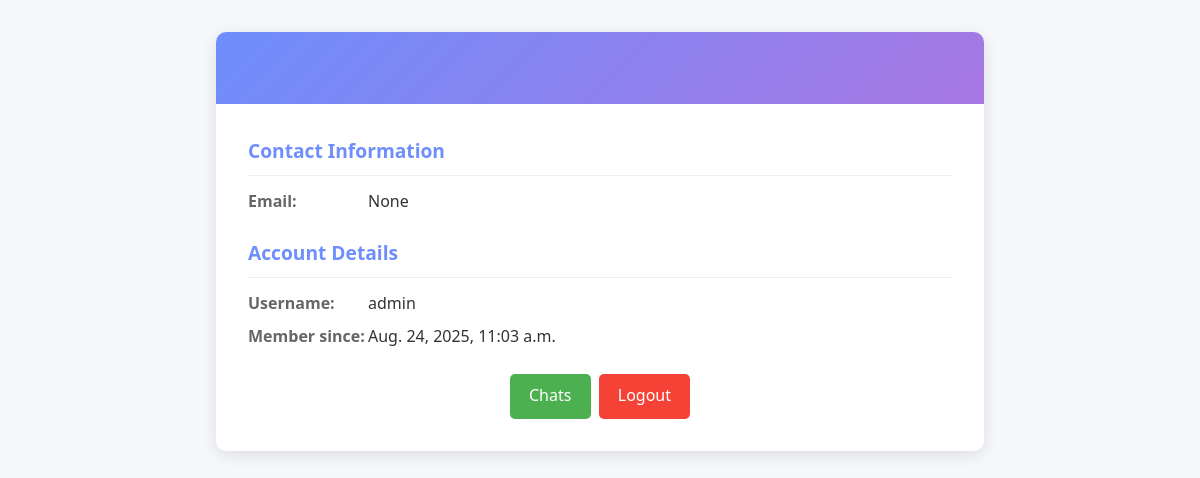
The app's page /profile/ (signed in) with its own data.
### chat/models.py (models this page shows)
class UserModel(AbstractUser):
    pass

### chat/views.py (the view)
# urls.py: path('profile/', views.profile_view, name='profile'),
@login_required
def profile_view(request):
    user = get_object_or_404(UserModel, id=request.user.id)
    rooms = request.user.chats.all()
    context = {
        'user': user,
        'rooms': rooms,
    }
    return render(request, 'profile.html', context)

### templates/profile.html (shortened to what this page needs)
<!DOCTYPE html>
<html lang="en">
<head>
</head>
<body>
<div class="container">
    <div class="profile-card">
        <div class="profile-header">
        </div>
        <div class="profile-body">
            <div class="section">
                <h2 class="section-title">Contact Information</h2>
                <div class="info-item">
                    <span class="info-label">Email:</span>
                    <span>{{ user.email|default:None }}</span>
                </div>
            </div>
            <div class="section">
                <h2 class="section-title">Account Details</h2>
                <div class="info-item">
                    <span class="info-label">Username:</span>
                    <span>{{ user.username }}</span>
                </div>
                <div class="info-item">
                    <span class="info-label">Member since:</span>
                    <span>{{ user.date_joined }}</span>
                </div>
            </div>
            <div class="action-buttons">
                <a href="{% url 'home' %}" class="btn btn-edit">Chats</a>
                <a href="{% url 'login' %}" class="btn btn-logout">Logout</a>
            </div>
        </div>
    </div>
</div>
</body>
</html>

### templates/profile.html (style rules this page uses)
* { margin: 0; padding: 0; box-sizing: border-box; font-family: 'Segoe UI', Tahoma, Geneva, Verdana, sans-serif; }
body { background-color: #f5f7fa; color: #333; line-height: 1.6; }
.container { max-width: 800px; margin: 2rem auto; padding: 0 1rem; }
.profile-card { background: white; border-radius: 10px; box-shadow: 0 4px 15px rgba(0, 0, 0, 0.1); overflow: hidden; }
.profile-header { background: linear-gradient(135deg, #6e8efb, #a777e3); color: white; padding: 2rem; text-align: center; }
.profile-body { padding: 2rem; }
.section { margin-bottom: 1.5rem; }
.section-title { font-size: 1.2rem; color: #6e8efb; margin-bottom: 0.8rem; padding-bottom: 0.5rem; border-bottom: 1px solid #eee; }
.info-item { display: flex; margin-bottom: 0.5rem; }
.info-label { font-weight: 600; width: 120px; color: #666; }
.btn { display: inline-block; background: #6e8efb; color: white; padding: 0.6rem 1.2rem; border-radius: 5px; text-decoration: none; transition: all 0.3s ease; border: none; cursor: pointer; font-size: 1rem; }
.btn-edit { background: #4CAF50; margin-right: 0.5rem; }
.btn-logout { background: #f44336; }
.action-buttons { display: flex; justify-content: center; margin-top: 1.5rem; }

### records on screen
UserModel: email "None", username "admin", date_joined "Aug. 24, 2025, 11:03 a.m."
